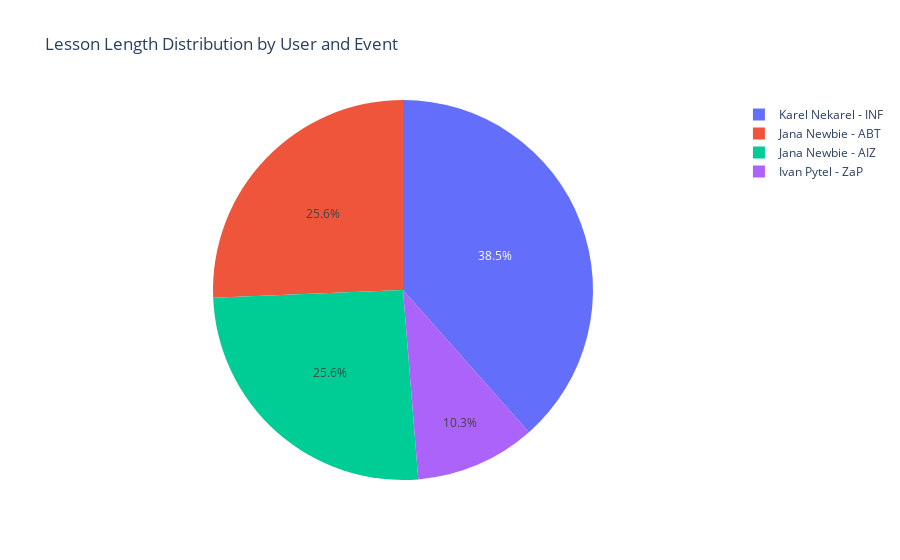

This figure's notebook cell:
### Code cell
import json
import plotly.express as px

# JSON data
# TODOresult a fakedata upravit
with open('resultpokus.json', 'r') as file:
    data = json.load(file)

# Extract information for the pie chart
labels = [f"{item['userFullname']} - {item['eventName']}" for item in data]
sizes = [item['lessonLength'] for item in data]

# Create a pie chart using Plotly
fig = px.pie(values=sizes, names=labels, title='Lesson Length Distribution by User and Event')

# Show the pie chart
fig.show()

### Figure 1 — Plotly figure (JSON) as saved in the notebook; plotly's stock layout.template omitted (floating-point values rounded to 4 significant figures)
{"data": [{"domain": {"x": [0, 1], "y": [0, 1]}, "hovertemplate": "label=%{label}<br>value=%{value}<extra></extra>", "labels": ["Jana Newbie - ABT", "Jana Newbie - AIZ", "Karel Nekarel - INF", "Ivan Pytel - ZaP"], "legendgroup": "", "name": "", "showlegend": true, "type": "pie", "values": [900, 900, 1350, 360]}], "layout": {"legend": {"tracegroupgap": 0}, "title": {"text": "Lesson Length Distribution by User and Event"}}}
